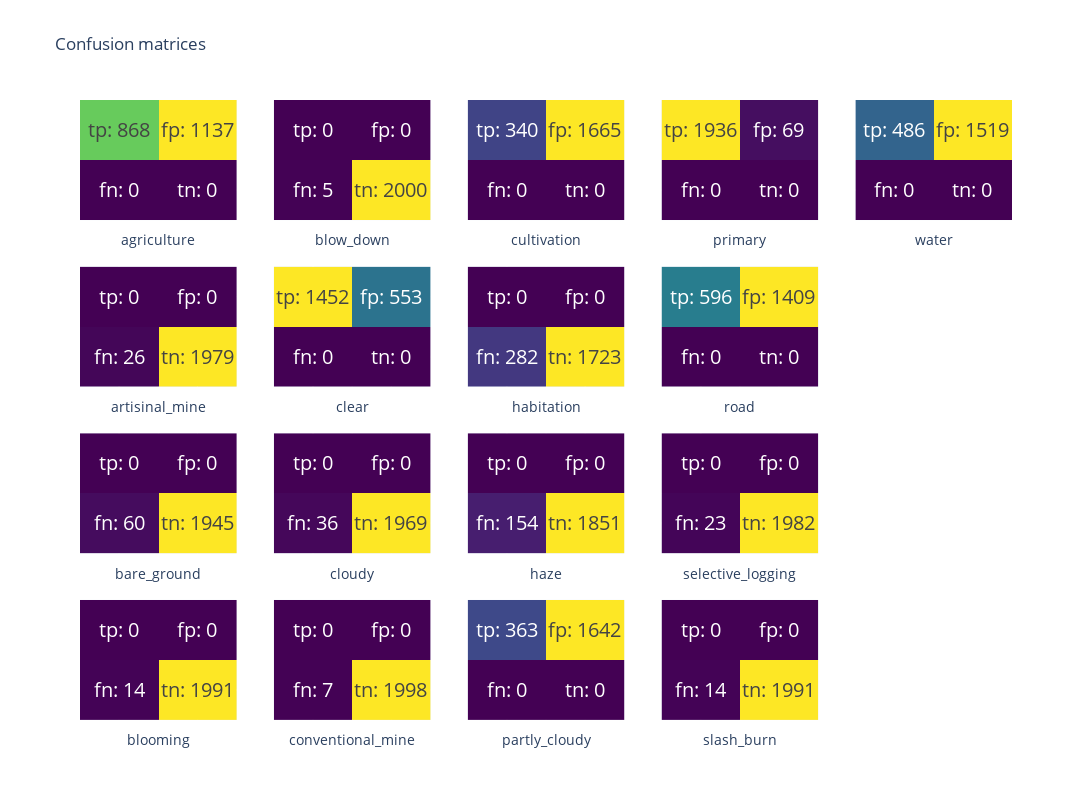

Notebook code cell kept with this figure:
### Code cell
fig = make_subplots(cols=5, rows=4)
for jdx in range(Y_val.shape[1]):
    y_val = Y_val[:, jdx].ravel()
    y_hat_val = (Y_hat_val[:, jdx].ravel() > threshs[jdx]).astype(float)
    tn, fp, fn, tp = confusion_matrix(y_val, y_hat_val).ravel()
    mat = np.array([[fn, tn], [tp, fp]])
    col = jdx // 4+1
    row = jdx % 4+1
    fig.add_trace(
        go.Heatmap(
            z=mat, text=[[f"fn: {fn}", f"tn: {tn}"], [f"tp: {tp}", f"fp: {fp}"]], 
            texttemplate="%{text}", colorscale='Viridis', name=encoder.classes_[jdx],
            showscale=False, textfont={"size":20}
        ),
        col=col, row=row, 
    )
    fig.update_xaxes(title=encoder.classes_[jdx], showticklabels=False, row=row, col=col)
    fig.update_yaxes(showticklabels=False, row=row, col=col)
    

fig.update_layout(
    width=1200, height=800, title="Confusion matrices", 
)
fig.show()

### Figure 1 — Plotly figure (JSON) as saved in the notebook; plotly's stock layout.template omitted (floating-point values rounded to 4 significant figures)
{"data": [{"colorscale": [[0, "#440154"], [0.1111, "#482878"], [0.2222, "#3e4989"], [0.3333, "#31688e"], [0.4444, "#26828e"], [0.5556, "#1f9e89"], [0.6667, "#35b779"], [0.7778, "#6ece58"], [0.8889, "#b5de2b"], [1, "#fde725"]], "name": "agriculture", "showscale": false, "text": [["fn: 0", "tn: 0"], ["tp: 868", "fp: 1137"]], "textfont": {"size": 20}, "texttemplate": "%{text}", "type": "heatmap", "xaxis": "x", "yaxis": "y", "z": [[0, 0], [868, 1137]]}, {"colorscale": [[0, "#440154"], [0.1111, "#482878"], [0.2222, "#3e4989"], [0.3333, "#31688e"], [0.4444, "#26828e"], [0.5556, "#1f9e89"], [0.6667, "#35b779"], [0.7778, "#6ece58"], [0.8889, "#b5de2b"], [1, "#fde725"]], "name": "artisinal_mine", "showscale": false, "text": [["fn: 26", "tn: 1979"], ["tp: 0", "fp: 0"]], "textfont": {"size": 20}, "texttemplate": "%{text}", "type": "heatmap", "xaxis": "x6", "yaxis": "y6", "z": [[26, 1979], [0, 0]]}, {"colorscale": [[0, "#440154"], [0.1111, "#482878"], [0.2222, "#3e4989"], [0.3333, "#31688e"], [0.4444, "#26828e"], [0.5556, "#1f9e89"], [0.6667, "#35b779"], [0.7778, "#6ece58"], [0.8889, "#b5de2b"], [1, "#fde725"]], "name": "bare_ground", "showscale": false, "text": [["fn: 60", "tn: 1945"], ["tp: 0", "fp: 0"]], "textfont": {"size": 20}, "texttemplate": "%{text}", "type": "heatmap", "xaxis": "x11", "yaxis": "y11", "z": [[60, 1945], [0, 0]]}, {"colorscale": [[0, "#440154"], [0.1111, "#482878"], [0.2222, "#3e4989"], [0.3333, "#31688e"], [0.4444, "#26828e"], [0.5556, "#1f9e89"], [0.6667, "#35b779"], [0.7778, "#6ece58"], [0.8889, "#b5de2b"], [1, "#fde725"]], "name": "blooming", "showscale": false, "text": [["fn: 14", "tn: 1991"], ["tp: 0", "fp: 0"]], "textfont": {"size": 20}, "texttemplate": "%{text}", "type": "heatmap", "xaxis": "x16", "yaxis": "y16", "z": [[14, 1991], [0, 0]]}, {"colorscale": [[0, "#440154"], [0.1111, "#482878"], [0.2222, "#3e4989"], [0.3333, "#31688e"], [0.4444, "#26828e"], [0.5556, "#1f9e89"], [0.6667, "#35b779"], [0.7778, "#6ece58"], [0.8889, "#b5de2b"], [1, "#fde725"]], "name": "blow_down", "showscale": false, "text": [["fn: 5", "tn: 2000"], ["tp: 0", "fp: 0"]], "textfont": {"size": 20}, "texttemplate": "%{text}", "type": "heatmap", "xaxis": "x2", "yaxis": "y2", "z": [[5, 2000], [0, 0]]}, {"colorscale": [[0, "#440154"], [0.1111, "#482878"], [0.2222, "#3e4989"], [0.3333, "#31688e"], [0.4444, "#26828e"], [0.5556, "#1f9e89"], [0.6667, "#35b779"], [0.7778, "#6ece58"], [0.8889, "#b5de2b"], [1, "#fde725"]], "name": "clear", "showscale": false, "text": [["fn: 0", "tn: 0"], ["tp: 1452", "fp: 553"]], "textfont": {"size": 20}, "texttemplate": "%{text}", "type": "heatmap", "xaxis": "x7", "yaxis": "y7", "z": [[0, 0], [1452, 553]]}, {"colorscale": [[0, "#440154"], [0.1111, "#482878"], [0.2222, "#3e4989"], [0.3333, "#31688e"], [0.4444, "#26828e"], [0.5556, "#1f9e89"], [0.6667, "#35b779"], [0.7778, "#6ece58"], [0.8889, "#b5de2b"], [1, "#fde725"]], "name": "cloudy", "showscale": false, "text": [["fn: 36", "tn: 1969"], ["tp: 0", "fp: 0"]], "textfont": {"size": 20}, "texttemplate": "%{text}", "type": "heatmap", "xaxis": "x12", "yaxis": "y12", "z": [[36, 1969], [0, 0]]}, {"colorscale": [[0, "#440154"], [0.1111, "#482878"], [0.2222, "#3e4989"], [0.3333, "#31688e"], [0.4444, "#26828e"], [0.5556, "#1f9e89"], [0.6667, "#35b779"], [0.7778, "#6ece58"], [0.8889, "#b5de2b"], [1, "#fde725"]], "name": "conventional_mine", "showscale": false, "text": [["fn: 7", "tn: 1998"], ["tp: 0", "fp: 0"]], "textfont": {"size": 20}, "texttemplate": "%{text}", "type": "heatmap", "xaxis": "x17", "yaxis": "y17", "z": [[7, 1998], [0, 0]]}, {"colorscale": [[0, "#440154"], [0.1111, "#482878"], [0.2222, "#3e4989"], [0.3333, "#31688e"], [0.4444, "#26828e"], [0.5556, "#1f9e89"], [0.6667, "#35b779"], [0.7778, "#6ece58"], [0.8889, "#b5de2b"], [1, "#fde725"]], "name": "cultivation", "showscale": false, "text": [["fn: 0", "tn: 0"], ["tp: 340", "fp: 1665"]], "textfont": {"size": 20}, "texttemplate": "%{text}", "type": "heatmap", "xaxis": "x3", "yaxis": "y3", "z": [[0, 0], [340, 1665]]}, {"colorscale": [[0, "#440154"], [0.1111, "#482878"], [0.2222, "#3e4989"], [0.3333, "#31688e"], [0.4444, "#26828e"], [0.5556, "#1f9e89"], [0.6667, "#35b779"], [0.7778, "#6ece58"], [0.8889, "#b5de2b"], [1, "#fde725"]], "name": "habitation", "showscale": false, "text": [["fn: 282", "tn: 1723"], ["tp: 0", "fp: 0"]], "textfont": {"size": 20}, "texttemplate": "%{text}", "type": "heatmap", "xaxis": "x8", "yaxis": "y8", "z": [[282, 1723], [0, 0]]}, {"colorscale": [[0, "#440154"], [0.1111, "#482878"], [0.2222, "#3e4989"], [0.3333, "#31688e"], [0.4444, "#26828e"], [0.5556, "#1f9e89"], [0.6667, "#35b779"], [0.7778, "#6ece58"], [0.8889, "#b5de2b"], [1, "#fde725"]], "name": "haze", "showscale": false, "text": [["fn: 154", "tn: 1851"], ["tp: 0", "fp: 0"]], "textfont": {"size": 20}, "texttemplate": "%{text}", "type": "heatmap", "xaxis": "x13", "yaxis": "y13", "z": [[154, 1851], [0, 0]]}, {"colorscale": [[0, "#440154"], [0.1111, "#482878"], [0.2222, "#3e4989"], [0.3333, "#31688e"], [0.4444, "#26828e"], [0.5556, "#1f9e89"], [0.6667, "#35b779"], [0.7778, "#6ece58"], [0.8889, "#b5de2b"], [1, "#fde725"]], "name": "partly_cloudy", "showscale": false, "text": [["fn: 0", "tn: 0"], ["tp: 363", "fp: 1642"]], "textfont": {"size": 20}, "texttemplate": "%{text}", "type": "heatmap", "xaxis": "x18", "yaxis": "y18", "z": [[0, 0], [363, 1642]]}, {"colorscale": [[0, "#440154"], [0.1111, "#482878"], [0.2222, "#3e4989"], [0.3333, "#31688e"], [0.4444, "#26828e"], [0.5556, "#1f9e89"], [0.6667, "#35b779"], [0.7778, "#6ece58"], [0.8889, "#b5de2b"], [1, "#fde725"]], "name": "primary", "showscale": false, "text": [["fn: 0", "tn: 0"], ["tp: 1936", "fp: 69"]], "textfont": {"size": 20}, "texttemplate": "%{text}", "type": "heatmap", "xaxis": "x4", "yaxis": "y4", "z": [[0, 0], [1936, 69]]}, {"colorscale": [[0, "#440154"], [0.1111, "#482878"], [0.2222, "#3e4989"], [0.3333, "#31688e"], [0.4444, "#26828e"], [0.5556, "#1f9e89"], [0.6667, "#35b779"], [0.7778, "#6ece58"], [0.8889, "#b5de2b"], [1, "#fde725"]], "name": "road", "showscale": false, "text": [["fn: 0", "tn: 0"], ["tp: 596", "fp: 1409"]], "textfont": {"size": 20}, "texttemplate": "%{text}", "type": "heatmap", "xaxis": "x9", "yaxis": "y9", "z": [[0, 0], [596, 1409]]}, {"colorscale": [[0, "#440154"], [0.1111, "#482878"], [0.2222, "#3e4989"], [0.3333, "#31688e"], [0.4444, "#26828e"], [0.5556, "#1f9e89"], [0.6667, "#35b779"], [0.7778, "#6ece58"], [0.8889, "#b5de2b"], [1, "#fde725"]], "name": "selective_logging", "showscale": false, "text": [["fn: 23", "tn: 1982"], ["tp: 0", "fp: 0"]], "textfont": {"size": 20}, "texttemplate": "%{text}", "type": "heatmap", "xaxis": "x14", "yaxis": "y14", "z": [[23, 1982], [0, 0]]}, {"colorscale": [[0, "#440154"], [0.1111, "#482878"], [0.2222, "#3e4989"], [0.3333, "#31688e"], [0.4444, "#26828e"], [0.5556, "#1f9e89"], [0.6667, "#35b779"], [0.7778, "#6ece58"], [0.8889, "#b5de2b"], [1, "#fde725"]], "name": "slash_burn", "showscale": false, "text": [["fn: 14", "tn: 1991"], ["tp: 0", "fp: 0"]], "textfont": {"size": 20}, "texttemplate": "%{text}", "type": "heatmap", "xaxis": "x19", "yaxis": "y19", "z": [[14, 1991], [0, 0]]}, {"colorscale": [[0, "#440154"], [0.1111, "#482878"], [0.2222, "#3e4989"], [0.3333, "#31688e"], [0.4444, "#26828e"], [0.5556, "#1f9e89"], [0.6667, "#35b779"], [0.7778, "#6ece58"], [0.8889, "#b5de2b"], [1, "#fde725"]], "name": "water", "showscale": false, "text": [["fn: 0", "tn: 0"], ["tp: 486", "fp: 1519"]], "textfont": {"size": 20}, "texttemplate": "%{text}", "type": "heatmap", "xaxis": "x5", "yaxis": "y5", "z": [[0, 0], [486, 1519]]}], "layout": {"height": 800, "title": {"text": "Confusion matrices"}, "width": 1200, "xaxis": {"anchor": "y", "domain": [0, 0.168], "showticklabels": false, "title": {"text": "agriculture"}}, "xaxis10": {"anchor": "y10", "domain": [0.832, 1]}, "xaxis11": {"anchor": "y11", "domain": [0, 0.168], "showticklabels": false, "title": {"text": "bare_ground"}}, "xaxis12": {"anchor": "y12", "domain": [0.208, 0.376], "showticklabels": false, "title": {"text": "cloudy"}}, "xaxis13": {"anchor": "y13", "domain": [0.416, 0.584], "showticklabels": false, "title": {"text": "haze"}}, "xaxis14": {"anchor": "y14", "domain": [0.624, 0.792], "showticklabels": false, "title": {"text": "selective_logging"}}, "xaxis15": {"anchor": "y15", "domain": [0.832, 1]}, "xaxis16": {"anchor": "y16", "domain": [0, 0.168], "showticklabels": false, "title": {"text": "blooming"}}, "xaxis17": {"anchor": "y17", "domain": [0.208, 0.376], "showticklabels": false, "title": {"text": "conventional_mine"}}, "xaxis18": {"anchor": "y18", "domain": [0.416, 0.584], "showticklabels": false, "title": {"text": "partly_cloudy"}}, "xaxis19": {"anchor": "y19", "domain": [0.624, 0.792], "showticklabels": false, "title": {"text": "slash_burn"}}, "xaxis2": {"anchor": "y2", "domain": [0.208, 0.376], "showticklabels": false, "title": {"text": "blow_down"}}, "xaxis20": {"anchor": "y20", "domain": [0.832, 1]}, "xaxis3": {"anchor": "y3", "domain": [0.416, 0.584], "showticklabels": false, "title": {"text": "cultivation"}}, "xaxis4": {"anchor": "y4", "domain": [0.624, 0.792], "showticklabels": false, "title": {"text": "primary"}}, "xaxis5": {"anchor": "y5", "domain": [0.832, 1], "showticklabels": false, "title": {"text": "water"}}, "xaxis6": {"anchor": "y6", "domain": [0, 0.168], "showticklabels": false, "title": {"text": "artisinal_mine"}}, "xaxis7": {"anchor": "y7", "domain": [0.208, 0.376], "showticklabels": false, "title": {"text": "clear"}}, "xaxis8": {"anchor": "y8", "domain": [0.416, 0.584], "showticklabels": false, "title": {"text": "habitation"}}, "xaxis9": {"anchor": "y9", "domain": [0.624, 0.792], "showticklabels": false, "title": {"text": "road"}}, "yaxis": {"anchor": "x", "domain": [0.8063, 1], "showticklabels": false}, "yaxis10": {"anchor": "x10", "domain": [0.5375, 0.7312]}, "yaxis11": {"anchor": "x11", "domain": [0.2687, 0.4625], "showticklabels": false}, "yaxis12": {"anchor": "x12", "domain": [0.2687, 0.4625], "showticklabels": false}, "yaxis13": {"anchor": "x13", "domain": [0.2687, 0.4625], "showticklabels": false}, "yaxis14": {"anchor": "x14", "domain": [0.2687, 0.4625], "showticklabels": false}, "yaxis15": {"anchor": "x15", "domain": [0.2687, 0.4625]}, "yaxis16": {"anchor": "x16", "domain": [0, 0.1938], "showticklabels": false}, "yaxis17": {"anchor": "x17", "domain": [0, 0.1938], "showticklabels": false}, "yaxis18": {"anchor": "x18", "domain": [0, 0.1938], "showticklabels": false}, "yaxis19": {"anchor": "x19", "domain": [0, 0.1938], "showticklabels": false}, "yaxis2": {"anchor": "x2", "domain": [0.8063, 1], "showticklabels": false}, "yaxis20": {"anchor": "x20", "domain": [0, 0.1938]}, "yaxis3": {"anchor": "x3", "domain": [0.8063, 1], "showticklabels": false}, "yaxis4": {"anchor": "x4", "domain": [0.8063, 1], "showticklabels": false}, "yaxis5": {"anchor": "x5", "domain": [0.8063, 1], "showticklabels": false}, "yaxis6": {"anchor": "x6", "domain": [0.5375, 0.7312], "showticklabels": false}, "yaxis7": {"anchor": "x7", "domain": [0.5375, 0.7312], "showticklabels": false}, "yaxis8": {"anchor": "x8", "domain": [0.5375, 0.7312], "showticklabels": false}, "yaxis9": {"anchor": "x9", "domain": [0.5375, 0.7312], "showticklabels": false}}}
